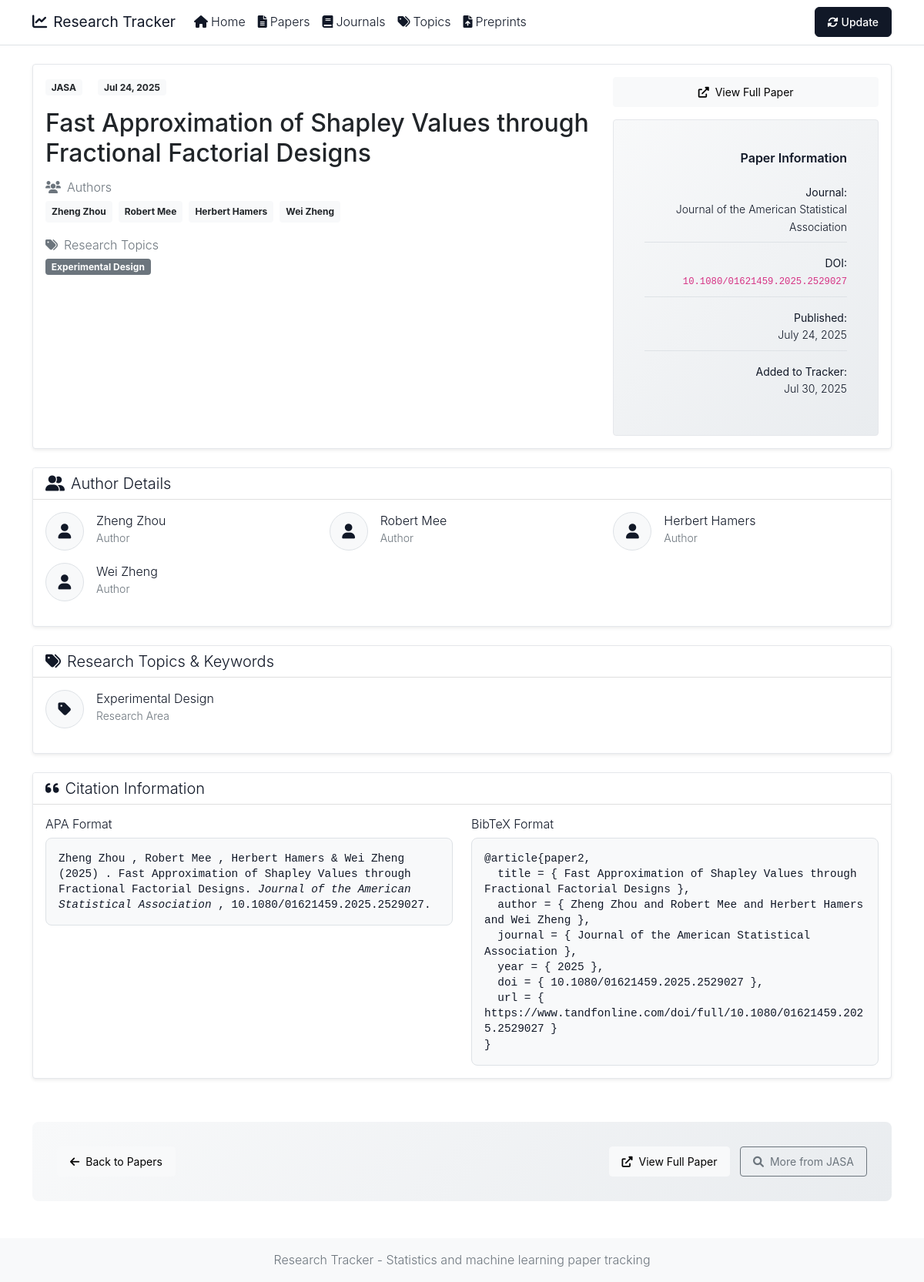
Page /paper/2 on the committed database.
### app/models.py (models this page shows)
class Journal(Base):
    __tablename__ = 'journals'
    id = Column(Integer, primary_key=True, index=True)
    name = Column(String(100), unique=True, index=True)
    abbreviation = Column(String(20), unique=True)
    url = Column(String(500))
    papers_url = Column(String(500))
    papers = relationship("Paper", back_populates="journal")

class Paper(Base):
    __tablename__ = 'papers'
    id = Column(Integer, primary_key=True, index=True)
    title = Column(String(500), index=True)
    abstract = Column(Text, nullable=True)
    doi = Column(String(200), nullable=True, unique=True)
    url = Column(String(500), nullable=True)
    pdf_url = Column(String(500), nullable=True)
    bibtex = Column(Text, nullable=True)  # Store BibTeX citation
    publication_date = Column(DateTime, nullable=True)
    accepted_date = Column(DateTime, nullable=True)
    scraped_date = Column(DateTime, default=datetime.utcnow)
    section = Column(String(100), nullable=True)  # Added section field
    journal_id = Column(Integer, ForeignKey('journals.id'))
    journal = relationship("Journal", back_populates="papers")
    authors = relationship("Author", secondary=paper_authors, back_populates="papers", order_by=paper_authors.c.author_order)
    topics = relationship("Topic", secondary=paper_topics, back_populates="papers")

class Author(Base):
    __tablename__ = 'authors'
    id = Column(Integer, primary_key=True, index=True)
    name = Column(String(200), index=True)
    email = Column(String(200), nullable=True)
    affiliation = Column(String(500), nullable=True)
    papers = relationship("Paper", secondary=paper_authors, back_populates="authors")

class Topic(Base):
    __tablename__ = 'topics'
    id = Column(Integer, primary_key=True, index=True)
    name = Column(String(100), unique=True, index=True)
    description = Column(Text, nullable=True)
    papers = relationship("Paper", secondary=paper_topics, back_populates="topics")

### app/main.py (the view)
@app.get("/paper/{paper_id}", response_class=HTMLResponse)
async def paper_detail(request: Request, paper_id: int, db: Session = Depends(get_db)):
    paper = db.query(Paper).filter(Paper.id == paper_id).first()
    if not paper:
        raise HTTPException(status_code=404, detail="Paper not found")
    return templates.TemplateResponse("paper_detail.html", {
        "request": request,
        "paper": paper
    })

### templates/paper_detail.html (shortened to what this page needs)
{% extends "base.html" %}
{% block content %}
<div class="row mb-4">
    <div class="col-12">
        <div class="card shadow-sm">
            <div class="card-body">
                <div class="row">
                    <div class="col-md-8">
                        <div class="mb-3">
                            <span class="badge bg-light text-dark me-3">{{ paper.journal.abbreviation if paper.journal else 'Unknown' }}</span>
                            {% if paper.publication_date %}
                            <span class="badge bg-light text-dark">{{ paper.publication_date.strftime('%b %d, %Y') }}</span>
                            {% endif %}
                        </div>
                        <h1 class="h2 mb-3 text-dark">{{ paper.title }}</h1>
                        {% if paper.authors %}
                        <div class="mb-3">
                            <h6 class="text-muted mb-2">
                                <i class="fas fa-users me-2"></i>Authors
                            </h6>
                            <div class="d-flex flex-wrap">
                                {% for author_name in paper.authors | format_authors %}
                                <span class="badge bg-light text-dark me-2 mb-1 p-2">{{ author_name }}</span>
                                {% endfor %}
                            </div>
                        </div>
                        {% endif %}
                        {% if paper.topics %}
                        <div class="mb-3">
                            <h6 class="text-muted mb-2">
                                <i class="fas fa-tags me-2"></i>Research Topics
                            </h6>
                            <div class="d-flex flex-wrap">
                                {% for topic in paper.topics %}
                                <span class="badge bg-secondary me-2 mb-1">{{ topic.name }}</span>
                                {% endfor %}
                            </div>
                        </div>
                        {% endif %}
                    </div>
                    <div class="col-md-4">
                        <div class="text-end">
                            <div class="mb-3">
                                {% if paper.url %}
                                <a href="{{ paper.url }}" class="btn btn-light btn-lg mb-2 d-block" target="_blank">
                                    <i class="fas fa-external-link-alt me-2"></i>View Full Paper
                                </a>
                                {% endif %}
                            </div>
                            <div class="card info-card">
                                <div class="card-body p-3">
                                    <h6 class="card-title mb-3">Paper Information</h6>
                                    <ul class="list-unstyled mb-0 small info-list">
                                        <li class="mb-2">
                                            <strong>Journal:</strong><br>
                                            {{ paper.journal.name if paper.journal else 'Unknown' }}
                                        </li>
                                        {% if paper.doi %}
                                        <li class="mb-2">
                                            <strong>DOI:</strong><br>
                                            <code class="small">{{ paper.doi }}</code>
                                        </li>
                                        {% endif %}
                                        {% if paper.publication_date %}
                                        <li class="mb-2">
                                            <strong>Published:</strong><br>
                                            {{ paper.publication_date.strftime('%B %d, %Y') }}
                                        </li>
                                        {% endif %}
                                        <li class="mb-0">
                                            <strong>Added to Tracker:</strong><br>
                                            {{ paper.scraped_date.strftime('%b %d, %Y') if paper.scraped_date else 'Unknown' }}
                                        </li>
                                    </ul>
                                </div>
                            </div>
                        </div>
                    </div>
                </div>
            </div>
        </div>
    </div>
</div>
{% if paper.authors %}
<div class="row mb-4">
    <div class="col-12">
        <div class="card shadow-sm">
            <div class="card-header bg-white">
                <h5 class="mb-0">
                    <i class="fas fa-user-friends me-2"></i>Author Details
                </h5>
            </div>
            <div class="card-body">
                <div class="row">
                    {% for author_name in paper.authors | format_authors %}
                    <div class="col-md-6 col-lg-4 mb-3">
                        <div class="d-flex align-items-center">
                            <div class="author-avatar">
                                <i class="fas fa-user"></i>
                            </div>
                            <div>
                                <h6 class="mb-0">{{ author_name }}</h6>
                                {% if author_name == 'others' %}
                                <small class="text-muted">Additional Authors</small>
                                {% else %}
                                <small class="text-muted">Author</small>
                                {% endif %}
                            </div>
                        </div>
                    </div>
                    {% endfor %}
                </div>
            </div>
        </div>
    </div>
</div>
{% endif %}
{% if paper.topics %}
<div class="row mb-4">
    <div class="col-12">
        <div class="card shadow-sm">
            <div class="card-header bg-white">
                <h5 class="mb-0">
                    <i class="fas fa-tags me-2"></i>Research Topics & Keywords
                </h5>
            </div>
            <div class="card-body">
                <div class="row">
                    {% for topic in paper.topics %}
                    <div class="col-md-6 col-lg-4 mb-3">
                        <div class="d-flex align-items-center">
                            <div class="topic-avatar">
                                <i class="fas fa-tag"></i>
                            </div>
                            <div>
                                <h6 class="mb-0">{{ topic.name }}</h6>
                                <small class="text-muted">Research Area</small>
                            </div>
                        </div>
                    </div>
                    {% endfor %}
                </div>
            </div>
        </div>
    </div>
</div>
{% endif %}
<div class="row mb-4">
    <div class="col-12">
        <div class="card shadow-sm">
            <div class="card-header bg-white">
                <h5 class="mb-0">
                    <i class="fas fa-quote-left me-2"></i>Citation Information
                </h5>
            </div>
            <div class="card-body">
                <div class="row">
                    <div class="col-md-6">
                        <h6>APA Format</h6>
                        <div class="citation-box">
                            <code>
                                {% for author_name in paper.authors | format_authors %}
                                    {% if loop.index0 > 0 %}
                                        {% if loop.last %} & {% else %}, {% endif %}
                                    {% endif %}
                                    {{ author_name }}
                                {% endfor %}
                                {% if paper.publication_date %}
                                 ({{ paper.publication_date.year }})
                                {% endif %}.
                                {{ paper.title }}.
                                <em>{{ paper.journal.name if paper.journal else 'Unknown Journal' }}</em>
                                {% if paper.doi %}, {{ paper.doi }}{% endif %}.
                            </code>
                        </div>
                    </div>
                    <div class="col-md-6">
                        <h6>BibTeX Format</h6>
                        <div class="citation-box">
                            {% if paper.bibtex %}
                            <pre><code>{{ paper.bibtex }}</code></pre>
                            {% else %}
                            <code>
@article{paper{{ paper.id }},<br>
&nbsp;&nbsp;title = { {{ paper.title }} },<br>
&nbsp;&nbsp;author = {
                                {% for author_name in paper.authors | format_authors %}
                                    {% if loop.index0 > 0 %} and {% endif %}{{ author_name }}
                                {% endfor %}
                                },<br>
&nbsp;&nbsp;journal = { {{ paper.journal.name if paper.journal else 'Unknown Journal' }} },<br>
{% if paper.publication_date %}&nbsp;&nbsp;year = { {{ paper.publication_date.year }} },<br>{% endif %}
{% if paper.doi %}&nbsp;&nbsp;doi = { {{ paper.doi }} },<br>{% endif %}
&nbsp;&nbsp;url = { {{ paper.url }} }<br>
}
                            </code>
                            {% endif %}
                        </div>
                    </div>
                </div>
            </div>
        </div>
    </div>
</div>
<div class="row mb-4">
    <div class="col-12">
        <div class="action-buttons">
            <div class="d-flex justify-content-between align-items-center">
                <a href="/papers" class="btn btn-light btn-lg btn-action">
                    <i class="fas fa-arrow-left me-2"></i>Back to Papers
                </a>
                <div>
                    {% if paper.url %}
                    <a href="{{ paper.url }}" class="btn btn-light btn-lg btn-action me-2" target="_blank">
                        <i class="fas fa-external-link-alt me-2"></i>View Full Paper
                    </a>
                    {% endif %}
                    <a href="/papers?journal={{ paper.journal.name if paper.journal else '' }}" class="btn btn-outline-secondary btn-lg btn-action">
                        <i class="fas fa-search me-2"></i>More from {{ paper.journal.abbreviation if paper.journal else 'Journal' }}
                    </a>
                </div>
            </div>
        </div>
    </div>
</div>
{% endblock %}

### static/style.css (style rules this page uses)
:root { --primary-color: #111827; --secondary-color: #111827; --accent-color: #6b7280; --success-color: #059669; --warning-color: #d97706; --light-bg: #f9fafb; --dark-text: #111827; --border-radius: 8px; --box-shadow: 0 1px 3px rgba(0,0,0,0.05); }
body { font-family: -apple-system, BlinkMacSystemFont, 'Segoe UI', Roboto, sans-serif; line-height: 1.6; color: var(--dark-text); font-weight: 300; }
h1, h2, h3, h4, h5, h6 { font-weight: 300; color: var(--dark-text); }
.author-avatar { width: 50px; height: 50px; background: #f8f9fa; border: 1px solid #dee2e6; border-radius: 50%; display: flex; align-items: center; justify-content: center; color: var(--dark-text); font-size: 1.2rem; margin-right: 1rem; flex-shrink: 0; }
.topic-avatar { width: 50px; height: 50px; background: #f8f9fa; border: 1px solid #dee2e6; border-radius: 50%; display: flex; align-items: center; justify-content: center; color: var(--dark-text); font-size: 1.2rem; margin-right: 1rem; flex-shrink: 0; }
.citation-box { background: #f8f9fa; border: 1px solid #dee2e6; border-radius: var(--border-radius); padding: 1rem; font-family: 'Courier New', monospace; font-size: 0.9rem; line-height: 1.4; }
.citation-box code { background: transparent; padding: 0; color: inherit; font-size: inherit; }
.info-card { background: linear-gradient(135deg, #f8f9fa 0%, #e9ecef 100%); border: none; border-radius: var(--border-radius); padding: 1.5rem; }
.info-card h6 { color: var(--primary-color); font-weight: 600; margin-bottom: 1rem; }
.info-list li { padding: 0.5rem 0; border-bottom: 1px solid #dee2e6; }
.info-list li:last-child { border-bottom: none; }
.action-buttons { background: linear-gradient(135deg, #f8f9fa 0%, #e9ecef 100%); padding: 2rem; border-radius: var(--border-radius); margin-top: 2rem; }
.btn-action { padding: 0.75rem 2rem; border-radius: 25px; font-weight: 500; transition: all 0.3s ease; }
.card { border: 1px solid #e5e7eb; border-radius: 4px; box-shadow: none; transition: all 0.2s ease; height: 100%; }
.btn { border-radius: 4px; padding: 0.5rem 1rem; font-weight: 400; transition: all 0.2s ease; font-size: 0.875rem; border-width: 1px; }

### rows in the picture
Journal: journal "JASA", journal "Journal of the American Statistical Association"
Paper: publication_date "Jul 24, 2025", title "Fast Approximation of Shapley Values through Fractional Factorial Designs", doi "10.1080/01621459.2025.2529027", publication_date "July 24, 2025", scraped_date "Jul 30, 2025", publication_date.year "2025", id "2", url "https://www.tandfonline.com/doi/full/10.1080/01621459.2025.2529027"
Author: name "Zheng Zhou", shows "Author"
Author: name "Robert Mee", shows "Author", shows "and"
Author: name "Herbert Hamers", shows "Author", shows "and"
Author: name "Wei Zheng", shows "Author", shows "and"
Topic: name "Experimental Design"
